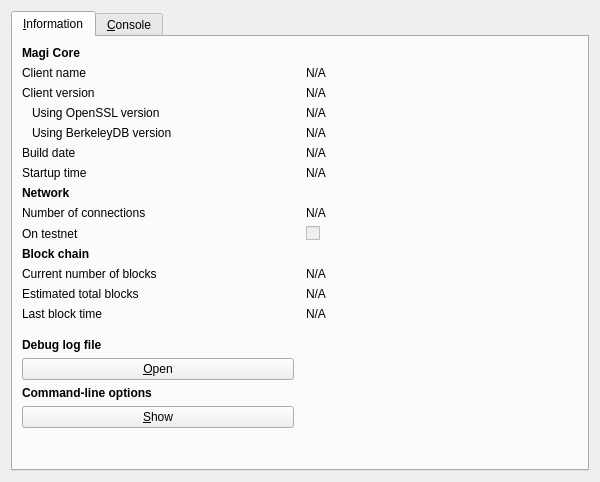
<?xml version="1.0" encoding="UTF-8"?>
<ui version="4.0">
 <class>RPCConsole</class>
 <widget class="QDialog" name="RPCConsole">
  <property name="geometry">
   <rect>
    <x>0</x>
    <y>0</y>
    <width>600</width>
    <height>482</height>
   </rect>
  </property>
  <property name="sizePolicy">
   <sizepolicy hsizetype="Preferred" vsizetype="Expanding">
    <horstretch>0</horstretch>
    <verstretch>0</verstretch>
   </sizepolicy>
  </property>
  <property name="windowTitle">
   <string>Magi - Debug window</string>
  </property>
  <layout class="QVBoxLayout" name="verticalLayout_2">
   <item>
    <widget class="QTabWidget" name="tabWidget">
     <property name="currentIndex">
      <number>0</number>
     </property>
     <widget class="QWidget" name="tab_info">
      <attribute name="title">
       <string>&amp;Information</string>
      </attribute>
      <layout class="QGridLayout" name="gridLayout" columnstretch="0,0">
       <property name="horizontalSpacing">
        <number>12</number>
       </property>
       <item row="11" column="0">
        <widget class="QLabel" name="label_3">
         <property name="text">
          <string>Current number of blocks</string>
         </property>
        </widget>
       </item>
       <item row="1" column="0">
        <widget class="QLabel" name="label_5">
         <property name="text">
          <string>Client name</string>
         </property>
        </widget>
       </item>
       <item row="0" column="0">
        <widget class="QLabel" name="label_9">
         <property name="font">
          <font>
           <weight>75</weight>
           <bold>true</bold>
          </font>
         </property>
         <property name="text">
          <string>Magi Core</string>
         </property>
        </widget>
       </item>
       <item row="10" column="0">
        <widget class="QLabel" name="label_10">
         <property name="font">
          <font>
           <weight>75</weight>
           <bold>true</bold>
          </font>
         </property>
         <property name="text">
          <string>Block chain</string>
         </property>
        </widget>
       </item>
       <item row="13" column="0">
        <widget class="QLabel" name="label_2">
         <property name="text">
          <string>Last block time</string>
         </property>
        </widget>
       </item>
       <item row="16" column="0">
        <widget class="QPushButton" name="openDebugLogfileButton">
         <property name="toolTip">
          <string>Open the Magi debug log file from the current data directory. This can take a few seconds for large log files.</string>
         </property>
         <property name="text">
          <string>&amp;Open</string>
         </property>
         <property name="autoDefault">
          <bool>false</bool>
         </property>
        </widget>
       </item>
       <item row="18" column="0">
        <widget class="QPushButton" name="showCLOptionsButton">
         <property name="toolTip">
          <string>Show the Magi-Qt help message to get a list with possible Magi command-line options.</string>
         </property>
         <property name="text">
          <string>&amp;Show</string>
         </property>
         <property name="autoDefault">
          <bool>false</bool>
         </property>
        </widget>
       </item>
       <item row="2" column="1">
        <widget class="QLabel" name="clientVersion">
         <property name="cursor">
          <cursorShape>IBeamCursor</cursorShape>
         </property>
         <property name="text">
          <string>N/A</string>
         </property>
         <property name="textFormat">
          <enum>Qt::PlainText</enum>
         </property>
         <property name="textInteractionFlags">
          <set>Qt::LinksAccessibleByMouse|Qt::TextSelectableByKeyboard|Qt::TextSelectableByMouse</set>
         </property>
        </widget>
       </item>
       <item row="5" column="1">
        <widget class="QLabel" name="buildDate">
         <property name="cursor">
          <cursorShape>IBeamCursor</cursorShape>
         </property>
         <property name="text">
          <string>N/A</string>
         </property>
         <property name="textFormat">
          <enum>Qt::PlainText</enum>
         </property>
         <property name="textInteractionFlags">
          <set>Qt::LinksAccessibleByMouse|Qt::TextSelectableByKeyboard|Qt::TextSelectableByMouse</set>
         </property>
        </widget>
       </item>
       <item row="9" column="0">
        <widget class="QLabel" name="label_8">
         <property name="text">
          <string>On testnet</string>
         </property>
        </widget>
       </item>
       <item row="3" column="1">
        <widget class="QLabel" name="openSSLVersion">
         <property name="cursor">
          <cursorShape>IBeamCursor</cursorShape>
         </property>
         <property name="text">
          <string>N/A</string>
         </property>
         <property name="textFormat">
          <enum>Qt::PlainText</enum>
         </property>
         <property name="textInteractionFlags">
          <set>Qt::LinksAccessibleByMouse|Qt::TextSelectableByKeyboard|Qt::TextSelectableByMouse</set>
         </property>
        </widget>
       </item>
       <item row="6" column="0">
        <widget class="QLabel" name="label_13">
         <property name="text">
          <string>Startup time</string>
         </property>
        </widget>
       </item>
       <item row="15" column="0">
        <widget class="QLabel" name="labelDebugLogfile">
         <property name="font">
          <font>
           <weight>75</weight>
           <bold>true</bold>
          </font>
         </property>
         <property name="text">
          <string>Debug log file</string>
         </property>
        </widget>
       </item>
       <item row="2" column="0">
        <widget class="QLabel" name="label_6">
         <property name="text">
          <string>Client version</string>
         </property>
        </widget>
       </item>
       <item row="7" column="0">
        <widget class="QLabel" name="label_11">
         <property name="font">
          <font>
           <weight>75</weight>
           <bold>true</bold>
          </font>
         </property>
         <property name="text">
          <string>Network</string>
         </property>
        </widget>
       </item>
       <item row="5" column="0">
        <widget class="QLabel" name="label_12">
         <property name="text">
          <string>Build date</string>
         </property>
        </widget>
       </item>
       <item row="13" column="1">
        <widget class="QLabel" name="lastBlockTime">
         <property name="cursor">
          <cursorShape>IBeamCursor</cursorShape>
         </property>
         <property name="text">
          <string>N/A</string>
         </property>
         <property name="textFormat">
          <enum>Qt::PlainText</enum>
         </property>
         <property name="textInteractionFlags">
          <set>Qt::LinksAccessibleByMouse|Qt::TextSelectableByKeyboard|Qt::TextSelectableByMouse</set>
         </property>
        </widget>
       </item>
       <item row="14" column="0">
        <spacer name="verticalSpacer_2">
         <property name="orientation">
          <enum>Qt::Vertical</enum>
         </property>
         <property name="sizeHint" stdset="0">
          <size>
           <width>20</width>
           <height>20</height>
          </size>
         </property>
        </spacer>
       </item>
       <item row="8" column="1">
        <widget class="QLabel" name="numberOfConnections">
         <property name="cursor">
          <cursorShape>IBeamCursor</cursorShape>
         </property>
         <property name="text">
          <string>N/A</string>
         </property>
         <property name="textFormat">
          <enum>Qt::PlainText</enum>
         </property>
         <property name="textInteractionFlags">
          <set>Qt::LinksAccessibleByMouse|Qt::TextSelectableByKeyboard|Qt::TextSelectableByMouse</set>
         </property>
        </widget>
       </item>
       <item row="9" column="1">
        <widget class="QCheckBox" name="isTestNet">
         <property name="enabled">
          <bool>false</bool>
         </property>
         <property name="text">
          <string/>
         </property>
        </widget>
       </item>
       <item row="6" column="1">
        <widget class="QLabel" name="startupTime">
         <property name="cursor">
          <cursorShape>IBeamCursor</cursorShape>
         </property>
         <property name="text">
          <string>N/A</string>
         </property>
         <property name="textFormat">
          <enum>Qt::PlainText</enum>
         </property>
         <property name="textInteractionFlags">
          <set>Qt::LinksAccessibleByMouse|Qt::TextSelectableByKeyboard|Qt::TextSelectableByMouse</set>
         </property>
        </widget>
       </item>
       <item row="12" column="1">
        <widget class="QLabel" name="totalBlocks">
         <property name="cursor">
          <cursorShape>IBeamCursor</cursorShape>
         </property>
         <property name="text">
          <string>N/A</string>
         </property>
         <property name="textFormat">
          <enum>Qt::PlainText</enum>
         </property>
         <property name="textInteractionFlags">
          <set>Qt::LinksAccessibleByMouse|Qt::TextSelectableByKeyboard|Qt::TextSelectableByMouse</set>
         </property>
        </widget>
       </item>
       <item row="12" column="0">
        <widget class="QLabel" name="label_4">
         <property name="text">
          <string>Estimated total blocks</string>
         </property>
        </widget>
       </item>
       <item row="19" column="0">
        <spacer name="verticalSpacer">
         <property name="orientation">
          <enum>Qt::Vertical</enum>
         </property>
         <property name="sizeHint" stdset="0">
          <size>
           <width>20</width>
           <height>40</height>
          </size>
         </property>
        </spacer>
       </item>
       <item row="8" column="0">
        <widget class="QLabel" name="label_7">
         <property name="text">
          <string>Number of connections</string>
         </property>
        </widget>
       </item>
       <item row="11" column="1">
        <widget class="QLabel" name="numberOfBlocks">
         <property name="cursor">
          <cursorShape>IBeamCursor</cursorShape>
         </property>
         <property name="text">
          <string>N/A</string>
         </property>
         <property name="textFormat">
          <enum>Qt::PlainText</enum>
         </property>
         <property name="textInteractionFlags">
          <set>Qt::LinksAccessibleByMouse|Qt::TextSelectableByKeyboard|Qt::TextSelectableByMouse</set>
         </property>
        </widget>
       </item>
       <item row="1" column="1">
        <widget class="QLabel" name="clientName">
         <property name="cursor">
          <cursorShape>IBeamCursor</cursorShape>
         </property>
         <property name="text">
          <string>N/A</string>
         </property>
         <property name="textFormat">
          <enum>Qt::PlainText</enum>
         </property>
         <property name="textInteractionFlags">
          <set>Qt::LinksAccessibleByMouse|Qt::TextSelectableByKeyboard|Qt::TextSelectableByMouse</set>
         </property>
        </widget>
       </item>
       <item row="17" column="0">
        <widget class="QLabel" name="labelCLOptions">
         <property name="font">
          <font>
           <weight>75</weight>
           <bold>true</bold>
          </font>
         </property>
         <property name="text">
          <string>Command-line options</string>
         </property>
        </widget>
       </item>
       <item row="4" column="1">
        <widget class="QLabel" name="berkeleyDBVersion">
         <property name="cursor">
          <cursorShape>IBeamCursor</cursorShape>
         </property>
         <property name="text">
          <string>N/A</string>
         </property>
         <property name="textFormat">
          <enum>Qt::PlainText</enum>
         </property>
         <property name="textInteractionFlags">
          <set>Qt::LinksAccessibleByMouse|Qt::TextSelectableByKeyboard|Qt::TextSelectableByMouse</set>
         </property>
        </widget>
       </item>
       <item row="3" column="0">
        <widget class="QLabel" name="label_14">
         <property name="sizePolicy">
          <sizepolicy hsizetype="Preferred" vsizetype="Preferred">
           <horstretch>0</horstretch>
           <verstretch>0</verstretch>
          </sizepolicy>
         </property>
         <property name="text">
          <string>Using OpenSSL version</string>
         </property>
         <property name="indent">
          <number>10</number>
         </property>
        </widget>
       </item>
       <item row="4" column="0">
        <widget class="QLabel" name="label_15">
         <property name="sizePolicy">
          <sizepolicy hsizetype="Preferred" vsizetype="Preferred">
           <horstretch>0</horstretch>
           <verstretch>0</verstretch>
          </sizepolicy>
         </property>
         <property name="text">
          <string>Using BerkeleyDB version</string>
         </property>
         <property name="indent">
          <number>10</number>
         </property>
        </widget>
       </item>
      </layout>
     </widget>
     <widget class="QWidget" name="tab_console">
      <attribute name="title">
       <string>&amp;Console</string>
      </attribute>
      <layout class="QVBoxLayout" name="verticalLayout_3">
       <property name="spacing">
        <number>3</number>
       </property>
       <item>
        <widget class="QTextEdit" name="messagesWidget">
         <property name="minimumSize">
          <size>
           <width>0</width>
           <height>100</height>
          </size>
         </property>
         <property name="readOnly">
          <bool>true</bool>
         </property>
         <property name="tabKeyNavigation" stdset="0">
          <bool>false</bool>
         </property>
         <property name="columnCount" stdset="0">
          <number>2</number>
         </property>
        </widget>
       </item>
       <item>
        <layout class="QHBoxLayout" name="horizontalLayout">
         <property name="spacing">
          <number>3</number>
         </property>
         <item>
          <widget class="QLabel" name="label">
           <property name="text">
            <string notr="true">&gt;</string>
           </property>
          </widget>
         </item>
         <item>
          <widget class="QLineEdit" name="lineEdit"/>
         </item>
         <item>
          <widget class="QPushButton" name="clearButton">
           <property name="maximumSize">
            <size>
             <width>24</width>
             <height>24</height>
            </size>
           </property>
           <property name="toolTip">
            <string>Clear console</string>
           </property>
           <property name="text">
            <string/>
           </property>
           <property name="icon">
            <iconset resource="../magi.qrc">
             <normaloff>:/icons/remove</normaloff>:/icons/remove</iconset>
           </property>
           <property name="shortcut">
            <string notr="true">Ctrl+L</string>
           </property>
           <property name="autoDefault">
            <bool>false</bool>
           </property>
          </widget>
         </item>
        </layout>
       </item>
      </layout>
     </widget>
    </widget>
   </item>
  </layout>
 </widget>
 <resources>
  <include location="../magi.qrc"/>
 </resources>
 <connections/>
</ui>
